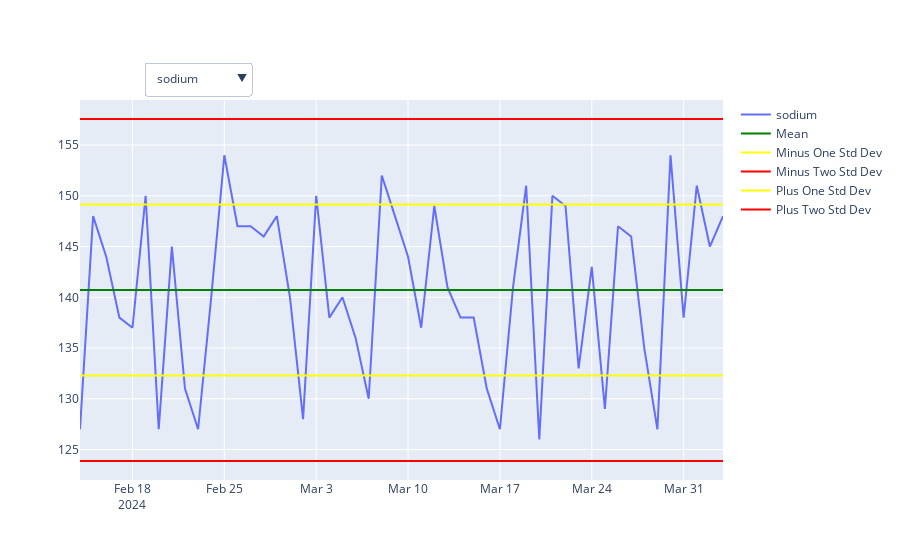

This figure's notebook cell:
### Code cell
# Plot graph
fig = plot_graph(df)
fig.show()
